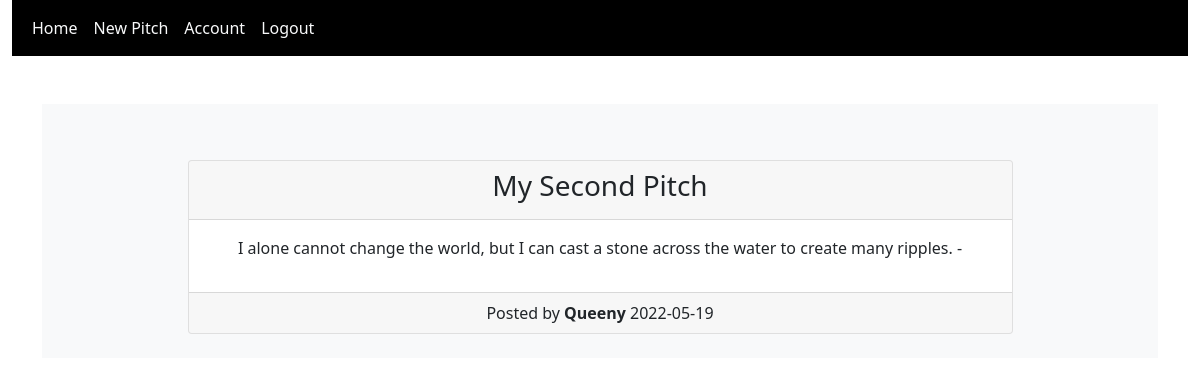
The app's page /post/3 (signed in) with its own data.
### mypitches/models.py (models this page shows, shortened)
class Post(db.Model):
    __tablename__ = 'post'
    id = db.Column(db.Integer,primary_key = True)
    title = db.Column(db.String(100))
    date_posted = db.Column(db.DateTime, default = datetime.utcnow)
    content = db.Column(db.Text)
    user_id = db.Column(db.Integer,db.ForeignKey('user.id'))

class User(db.Model, UserMixin):
    __tablename__ = 'user'
    id = db.Column(db.Integer,primary_key = True)
    username = db.Column(db.String(20),unique = True)
    email = db.Column(db.String(100),unique = True)
    profile_pic_path = db.Column(db.String(20),default='default.jpg')
    password = db.Column(db.String(50))
    posts = db.relationship('Post',backref = 'author',lazy = True)

### mypitches/routes.py (the view)
@app.route("/post/<int:post_id>")
def post(post_id):
    post = Post.query.get_or_404(post_id)
    return render_template('my_post.html', title = post.title, post = post)

### mypitches/models.py (called while the page is built)
@login_manager.user_loader
def load_user(user_id):
    return User.query.get(int(user_id))

### mypitches/templates/my_post.html (shortened to what this page needs)
{% extends "base.html" %}
{% block content %}
    <div class="content-section bg-light p-2 mt-5">
        <div class="card mt-5 mb-3 w-75 m-auto d-flex justify-content-center">
            <div class="card-header">
                <h3>{{ post.title }}</h3>
            </div>
            <div class="card-body">
                <p>{{ post.content }}</p>
            </div>
            <div class="card-footer">
                <span>Posted by <strong>{{ post.author.username }}</strong> </span> <span>{{ post.date_posted.strftime('%Y-%m-%d') }}</span>
            </div>
        </div>
    </div>
{% endblock%}

### mypitches/static/css/styles.css (style rules this page uses)
.wholebody { background-image: url(https://images.unsplash.com/photo-1487088678257-3a541e6e3922?crop=entropy&cs=tinysrgb&fm=jpg&ixlib=rb-1.2.1&q=60&raw_url=true&ixid=MnwxMjA3fDB8MHxzZWFyY2h8Mnx8cXVvdGVzJTIwYmFja2dyb3VuZHxlbnwwfHwwfHw%3D&auto=format&fit=crop&w=500); background-size: cover; }

### records on screen
Post: title "My Second Pitch", content "I alone cannot change the world, but I can cast a stone across the water to create many ripples. -", date_posted "2022-05-19"
User: author.username "Queeny"
